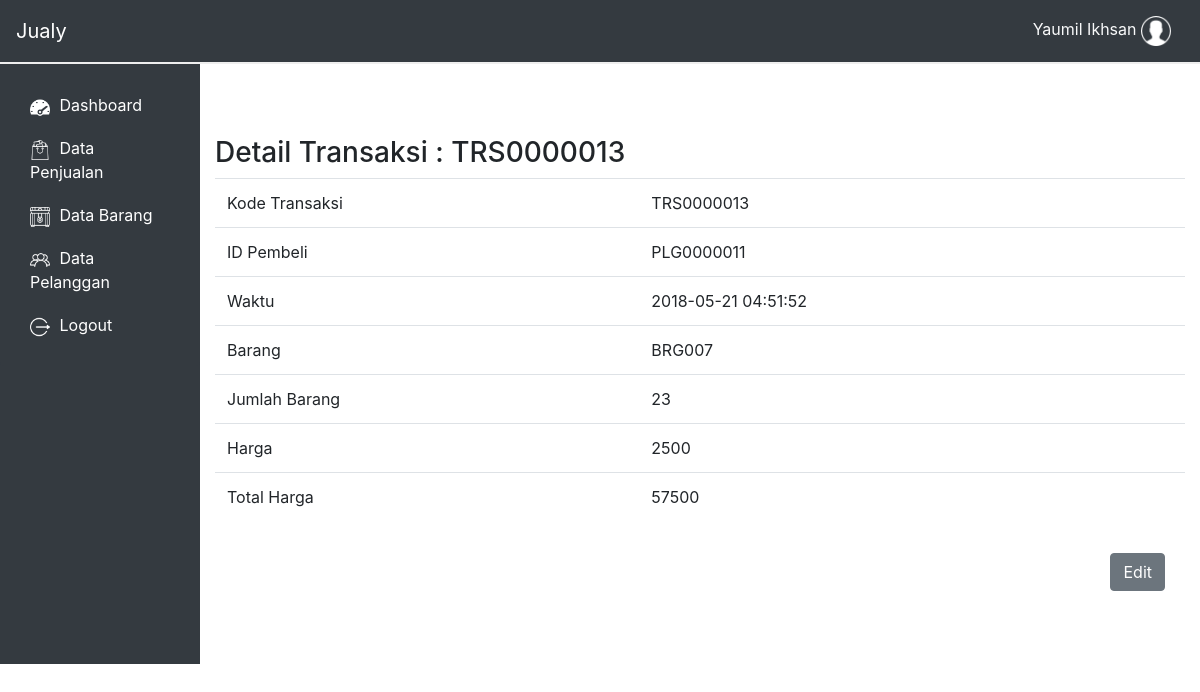
The page /dashboard/penjualan_detail.php?kode_transaksi=TRS0000013 (signed in) on the database its author committed.
### tables this page shows
CREATE TABLE `pegawai` (
  `id_pegawai` varchar(8) NOT NULL,
  `nama_pegawai` varchar(30) NOT NULL,
  `password` varchar(20) NOT NULL,
  `jenis_kelamin` set('Perempuan','Laki-laki') NOT NULL,
  `alamat` varchar(60) NOT NULL,
  `no_hape` varchar(13) NOT NULL,
  `shift` set('Pagi','Siang','Malam') NOT NULL
);

CREATE TABLE `penjualan` (
  `kode_transaksi` varchar(10) NOT NULL,
  `id_pembeli` varchar(10) NOT NULL,
  `id_pegawai` varchar(8) NOT NULL,
  `waktu` datetime NOT NULL,
  `kode_barang` varchar(8) NOT NULL,
  `jumlah` int(5) NOT NULL,
  `harga` int(10) NOT NULL,
  `total_harga` int(10) NOT NULL
);

### dashboard/functions/act.php (called while the page is built, shortened)
<?php
    function ambil($query){
        global $link;
        if($ambil = mysqli_query($link, $query) or die(mysqli_error())){
            return $ambil;
        }
    }
    function ambil_nama_pegawai($kode_username){
        $query = "SELECT nama_pegawai FROM pegawai WHERE id_pegawai='$kode_username'";
        return ambil($query);
    }
    function detail_penjualan($id) {
        $query = "SELECT * FROM penjualan WHERE kode_transaksi='$id'";
        return ambil($query);
    }
?>

### dashboard/penjualan_detail.php (the view, shortened to what this page needs)
<?php
    $id = $_GET['kode_transaksi'];
    $data = detail_penjualan($id);
    require_once 'view/header.php';
    while ($row = mysqli_fetch_array($data)){
?>
<br>
<br>
<br>
    <div class="container">
        <div class="row no-gutters">
            <h3>Detail Transaksi : <?= $id; ?></h3>
            <table class="table table-hover">
                    <tr>
                        <td>Kode Transaksi</td>
                        <td><?= $row['kode_transaksi'] ?></td>
                    </tr>
                    <tr>
                        <td>ID Pembeli</td>
                        <td><?= $row['id_pembeli'] ?></td>
                    </tr>
                    <tr>
                        <td>Waktu</td>
                        <td><?= $row['waktu'] ?></td>
                    </tr>
                    <tr>
                        <td>Barang</td>
                        <td><?= $row['kode_barang'] ?></td>
                    </tr>
                    <tr>
                        <td>Jumlah Barang</td>
                       <td><?= $row['jumlah'] ?></td>
                    </tr>
                    <tr>
                        <td>Harga</td>
                        <td><?= $row['harga'] ?></td>
                    </tr>
                    <tr>
                        <td>Total Harga</td>
                        <td><?= $row['total_harga'] ?></td>
                    </tr>
                <? } ?>
            </table>
        </div>
    </div>
<div class="container">
    <div class="row no-gutters justify-content-end my-3 mr-3">
        <a href="penjualan_edit.php?kode_transaksi=<?= $id ?>" class="btn btn-secondary mx-1">Edit</a>
    </div>
</div>
<?php require_once 'view/footer.php' ?>

### dashboard/view/header.php (shortened to what this page needs)
<!DOCTYPE html>
<html lang="en">
<head>
	<link rel="stylesheet" href="assets\bootstrap\css\bootstrap.min.css">
	<link rel="stylesheet" href="assets\bootstrap\css\daterangepicker.css">
	<link rel="stylesheet" href="main.css">
	<?
		if($_SESSION['username']=="admin"){
			$username = "Admin";
		}
		else {
			$kode_username = $_SESSION['username'];
			$hasil_ambil = ambil_nama_pegawai($kode_username);
			$data_username = mysqli_fetch_assoc($hasil_ambil);
			$username = $data_username['nama_pegawai'];
		}
	?>
</head>
<body>
<div class="row no-gutters">
	<div class="col-12">
		<nav class="navbar navbar-expand-lg navbar-dark bg-dark navbar-jualy">
			<a class="navbar-brand text-white" href="/jualy/">Jualy</a>
			<div class="navbar-collapse collapse justify-content-end" id="target-menu">
				<ul  class="nav navbar-nav">
					<li class="nav-item">
						<a class="text-light nav-link" href="#">
						<?= $username;?>
						<span id="icon-menu">
								<img style="width: 30px; height:auto;" src="assets/img/user.png">
							</span>
					</a>
					</li>
				</ul>
			</div>
		</nav>
	</div>
</div>
<div class="body-jualy">
	<div class="row no-gutters">
		<div class="col-2 bg-dark">
			<div id="nav-jualy">
				<div id="side-nav">
					<div class="list-group">
						<div class="list-group-item bg-dark"></div>
						<a class="list-group-item list-group-item-action bg-dark text-white" href="index.php">
							<span id="icon-menu">
								<img style="width: 20px; height:auto;" src="assets/img/dashboard.png">
							</span>
							Dashboard
						</a>
						<a class="list-group-item list-group-item-action bg-dark text-white" href="penjualan.php">
							<span id="icon-menu">
								<img style="width: 20px; height:auto;" src="assets/img/penjualan.png">
							</span>
							Data Penjualan
						</a>
						<a class="list-group-item list-group-item-action bg-dark text-white" href="barang.php">
							<span id="icon-menu">
								<img style="width: 20px; height:auto;" src="assets/img/barang.png">
							</span>
							Data Barang
						</a>
						<a class="list-group-item list-group-item-action bg-dark text-white" href="pembeli.php">
							<span id="icon-menu">
								<img style="width: 20px; height:auto;" src="assets/img/pembeli.png">
							</span>
							Data Pelanggan
						</a>
						<a class="list-group-item list-group-item-action bg-dark text-white" href="../logout.php">
							<span id="icon-menu">
								<img style="width: 20px; height:auto;" src="assets/img/logout.png">
							</span>
							Logout
						</a>
						<div class="list-group-item bg-dark"></div>
					</div>
				</div>
			</div>
		</div>
		<div class="col-10">
			<div class="content-jual">

### dashboard/main.css (style rules this page uses)
* { margin: 0; padding: 0; }
.body-jualy .row .col-2 { margin: 0; }
.navbar-jualy { border-bottom: 2px solid #eee; }
#side-nav { height: 600px; }
.list-group-item { border: none; padding: 10px 30px; border-radius: 0; }
.list-group { border-radius: 0; }
#icon-menu { margin-right: 5px; }

### rows shown on the page
pegawai: nama_pegawai "Yaumil Ikhsan"
penjualan: kode_transaksi "TRS0000013", id_pembeli "PLG0000011", waktu "2018-05-21 04:51:52", kode_barang "BRG007", jumlah "23", harga "2500", total_harga "57500"
